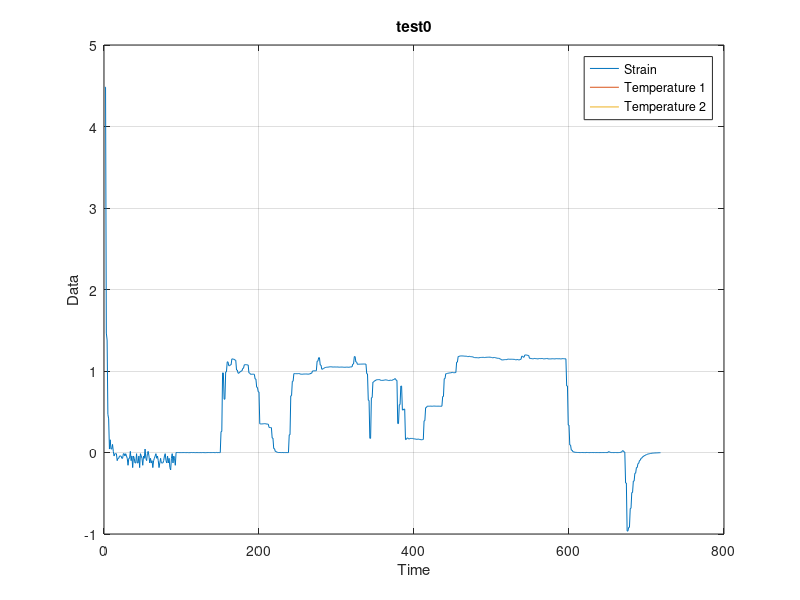

The MATLAB script that drew this image:
%close all;
clear all;

load('test0.txt');
z=length(test0);
s=(test0(1:z,2));
T1=(test0(1:z,3));
T2=(test0(1:z,4));
t=(1:1:z)';
figure(2);
plot(t,s,t,T1,t,T2);
%xlim([85000 90000]);
ylim([-1 5]);
xlabel('Time');
ylabel('Data');
title('test0');
legend('Strain','Temperature 1','Temperature 2');
grid on;